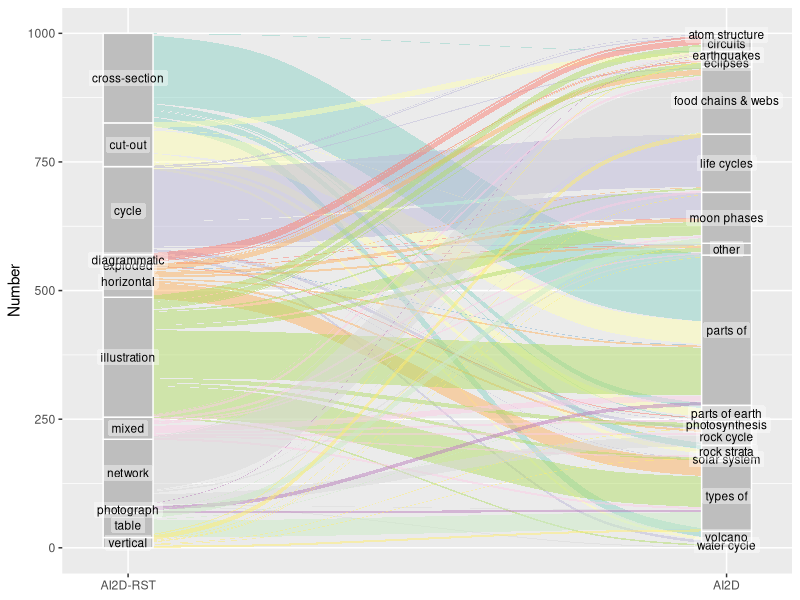

This figure's R source:
library('ggplot2')
library('ggalluvial')

df = read.csv('data/ai2d_to_ai2d-rst_category_mapping.csv')

ggplot(as.data.frame(df), aes(y=Number, axis1=AI2D.RST, axis2=AI2D)) +
    geom_alluvium(aes(fill = AI2D.RST), width = 0) +
    geom_stratum(width = 1/12, fill= "grey", color = "white") +
geom_label(stat = "stratum", label.size=0, alpha=0.4, size=3, aes(label = after_stat(stratum)), position="identity") +
    scale_x_discrete(limits = c("AI2D-RST", "AI2D"), expand = c(.025, .085)) +
    scale_fill_brewer(type = "qual", palette = "Set3") +
    theme(legend.position = "none")
